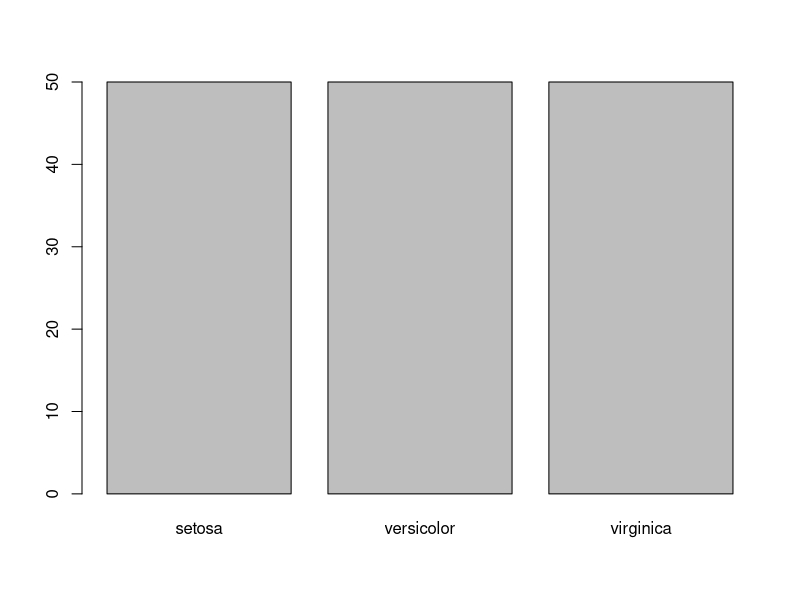
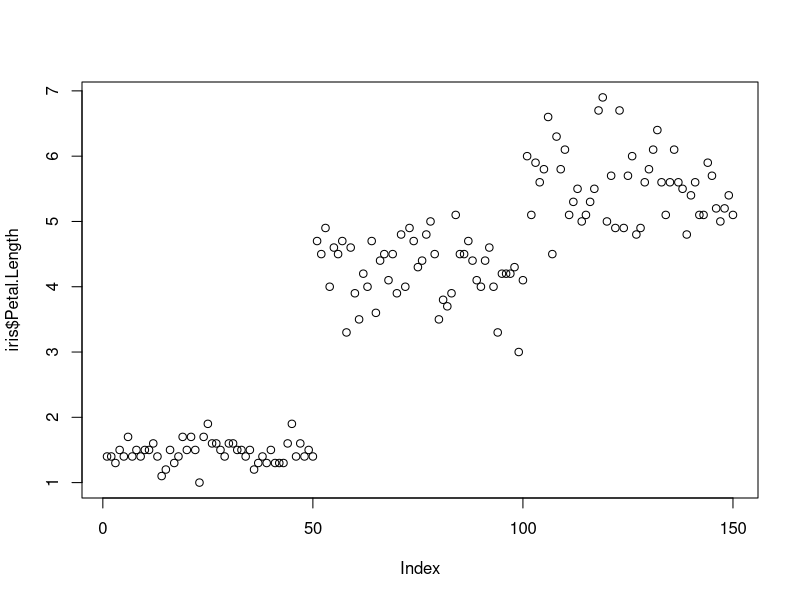
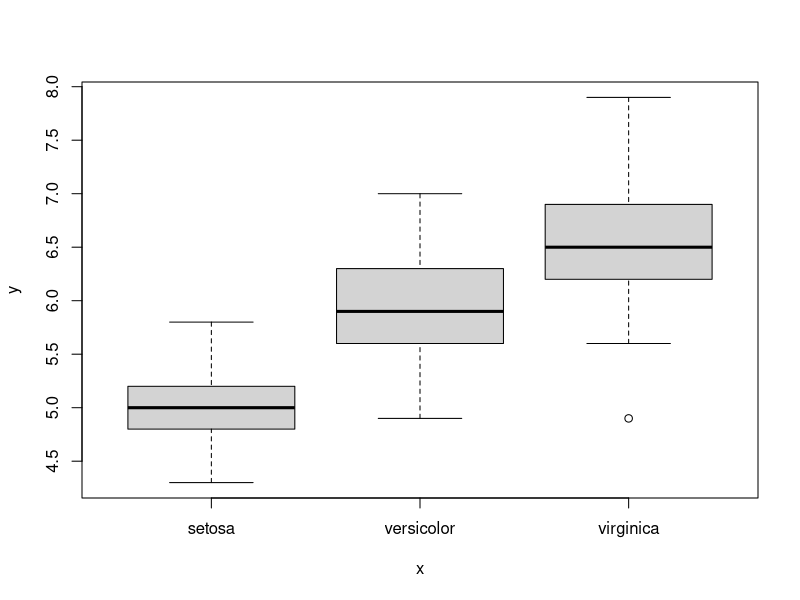
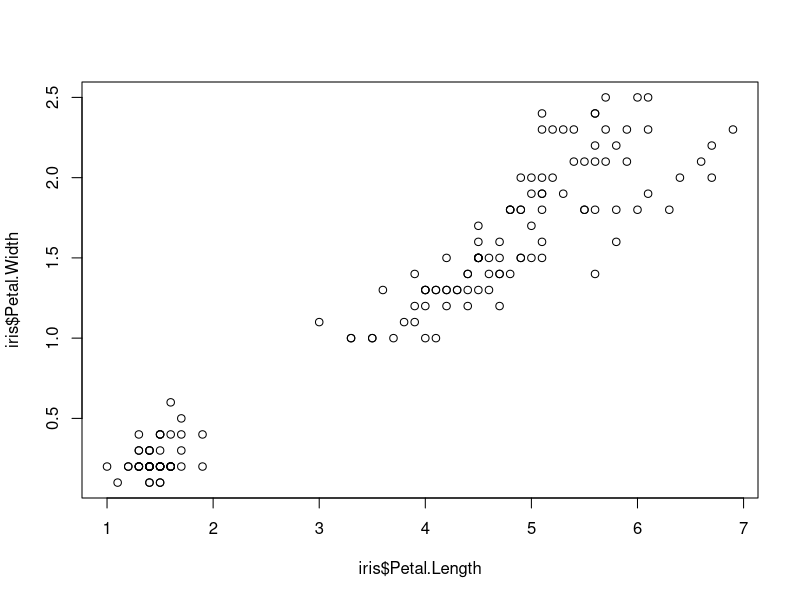
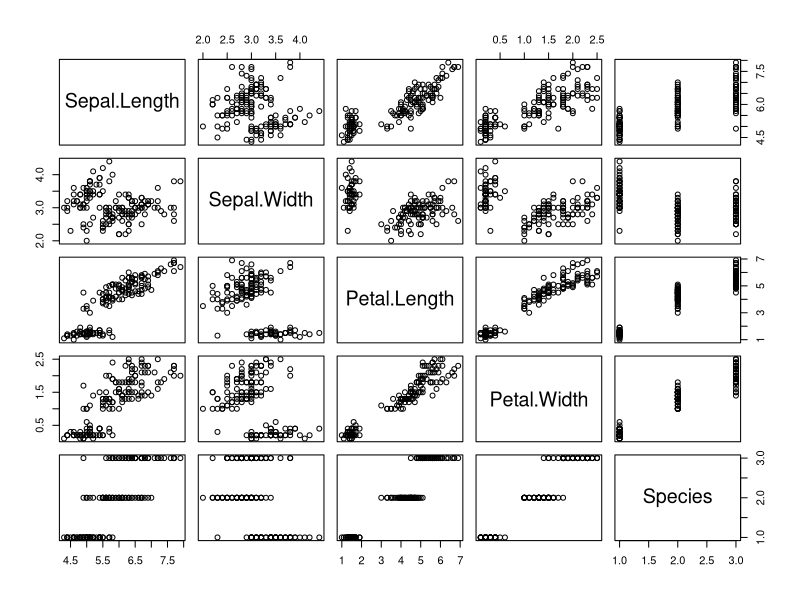
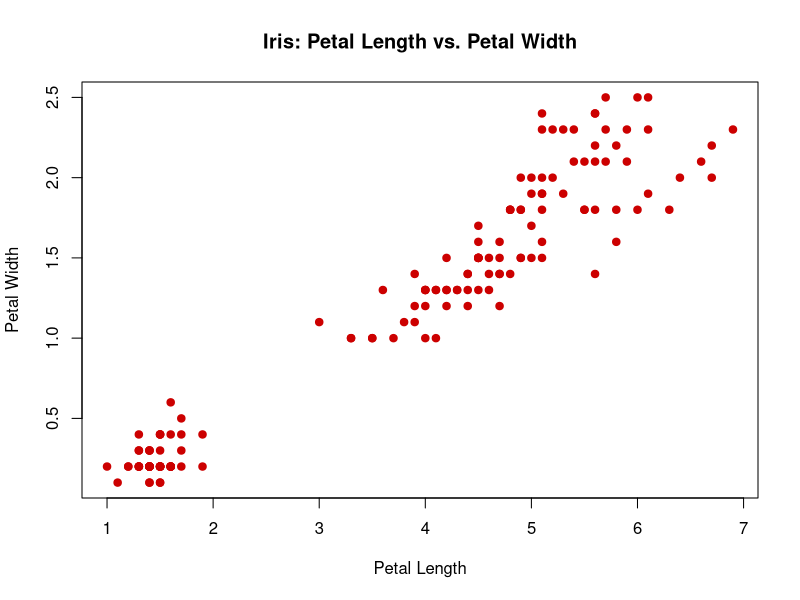
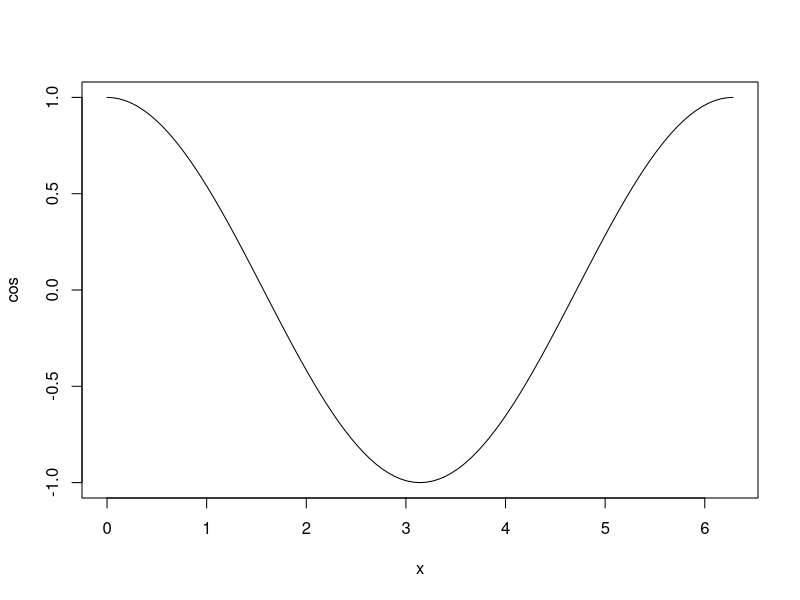
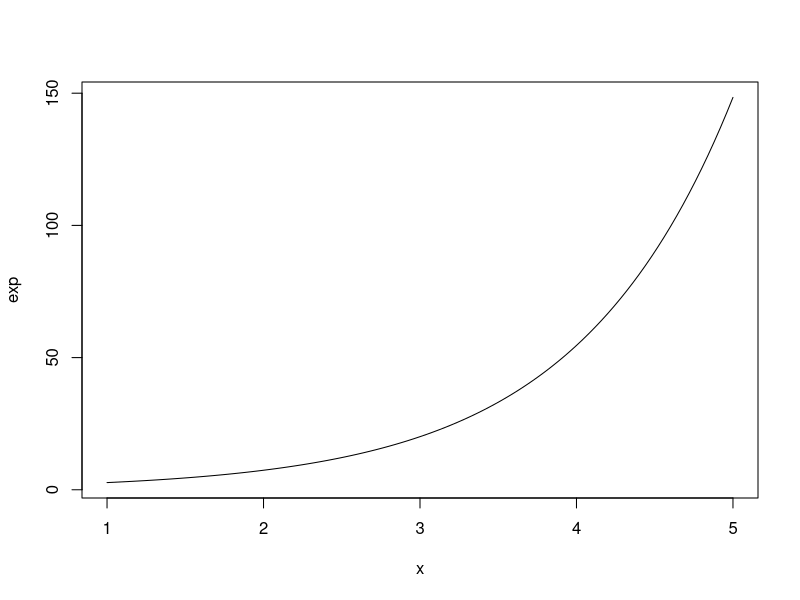

Write R code to recreate these figures, in order.
# ================================
#     4.0 - Basic Plotting
# ================================
#
# As a statistical programming language, it is important
# to be able to plot stuff easily. 
# In R, it is as simple as calling plot() function
#
# One advantage of R is the plot() function adapts to the 
# data types and the number of variables easily.
#






# Start by loading data sets, a library that comes with
# sample data sets for us to work with
library(datasets)

# In this chapter, we will use the sample famous data set, 'iris'


# Let's check out some rows of the 'iris'
head(iris)


# We can get help on function by prefix with ? sign
?plot


# To specify a column in data set, use $ sign, like
#     dataframe$column


# Categorical Variable. 'Setosa', 'Versicolor' or 'virginica'
plot(iris$Species)  # You can see, Histogram showing 50 of each category


# Quantitative variable 
plot(iris$Petal.Length)    # Scatter plot, x axis is index number


# x axis - Categorical, y axis - Quantitative
plot(iris$Species, iris$Sepal.Length)  # Box plot


# xy Quantitative
plot(iris$Petal.Length, iris$Petal.Width)  # Scatter plot


# Entire data frame
plot(iris)  # Matrices of scatter plot










# Of course, customize the plot with arguments
plot(iris$Petal.Length, iris$Petal.Width,
     col = '#cc0000',                               # Color of 
     pch = 19,                                      # Point character - Solid circle
     main = 'Iris: Petal Length vs. Petal Width',   # Title
     xlab = 'Petal Length',                         # X label
     ylab = 'Petal Width'                           # Y label
)









# We can use plot() with formulas, with limit of course!
plot(cos, 0, 2*pi)    # Plot a cosine function from 0 to 2pi
plot(exp, 1, 5)       # Exponent
plot(dnorm, -3, +3)   # Distribution - Normal










# Let's plot the function with options
plot(dnorm, -3, +3,
     col='#cc0000',
     lwd='5',                              #Line width
     main='Standard Normal Distribution',
     xlab='z-scores',
     ylab='density'
)

